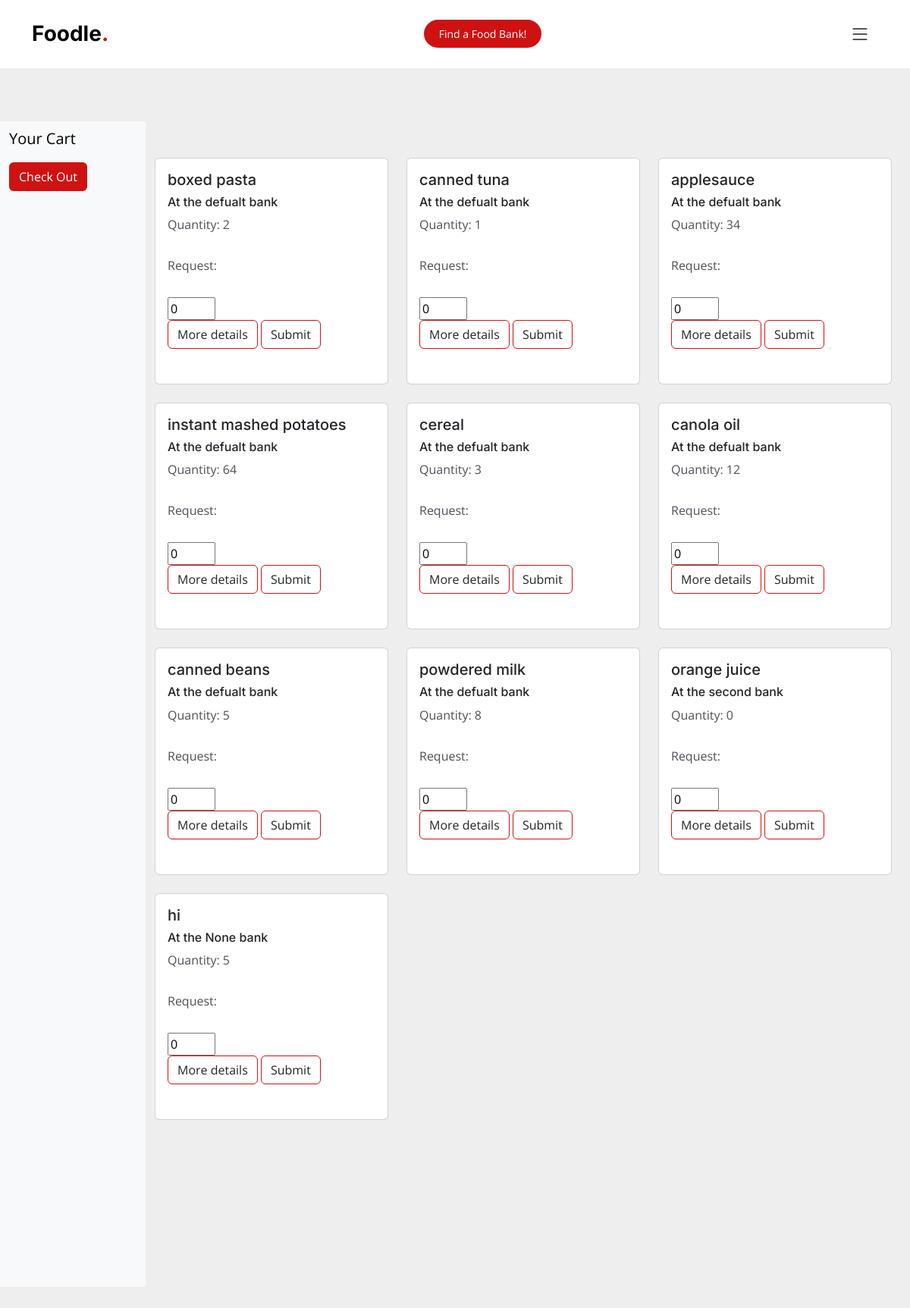
The page /inventory (signed in) on the database its author committed.
### app.py (models this page shows, shortened)
class Inventory(db.Model):
    id= db.Column(db.Integer, primary_key=True)
    name = db.Column(db.String)
    qty = db.Column(db.Integer)
    description = db.Column(db.String(255))
    bank = db.Column(db.String)
    tags = db.Column(db.String(255))
    total_tags = db.Column(db.String(255), default="Vegan|Vegetarian|Gluten-free|Dairy-free|Nut-free|Non-GMO|Sugar-free|Halal|Kosher")

### app.py (the view, shortened to what this page needs)
@app.route('/inventory', methods=["POST","GET"])
@login_required
def inventory():
    all_inventory = Inventory.query.all()
    print(type(all_inventory))
    cart = session.get('cart', [])
    session['cart'] = cart
    return render_template("inventory.html", invent_list=all_inventory, cart=cart)

### app.py (called while the page is built)
@login_manager.user_loader
def load_user(user_id):
    return User.query.get(int(user_id))

### templates/inventory.html (shortened to what this page needs)
{%extends "base.html"%}
{%block content%}
<section id="hero" class="hero d-flex align-items-center section-bg">
<div class="">
  <div class="row vh-100 overflow-auto">
    <div class="col-12 col-sm-3 col-xl-2 px-sm-2 px-0 bg-light d-flex sticky-top">
      <div class="d-flex flex-sm-column flex-row flex-grow-1 align-items-center align-items-sm-start px-3 pt-2 text-clack">
        <a href="/" class="d-flex align-items-center pb-sm-3 mb-md-0 me-md-auto text-black text-decoration-none">
          <span class="fs-5">Your Cart</span>
        </a>
        <ul class="nav nav-pills flex-sm-column flex-row flex-nowrap flex-shrink-1 flex-sm-grow-0 flex-grow-1 mb-sm-auto mb-0 justify-content-center align-items-center align-items-sm-start" id="menu">
          <form action="/inventory" method="POST">
            <li>
              <button type="submit" class="btn" style = "background-color: #ce1212; color: white" name="checkout">Check Out</button>
            </li>
          </form>
        </ul>
      </div>
    </div>
      <div class="col d-flex flex-column h-100">
        <div class="row">
          <div class="row row-cols-1 row-cols-md-3 g-4">
            {%for thing in invent_list%}
            <div class="col">
              <div class="card">
                <form action="/inventory" method="POST">
                <div class="card-body">
                  <h5 class="card-title">{{thing.name}}</h5>
                  <h6>At the {{thing.bank}} bank</h6>
                  <p class="card-text">
                    <label for="qty">Quantity: {{thing.qty}}</label>
                <p>Request:</p>
                <input type="number" id="qty" name="qty" min="0" max="100" step="1" value="0">
                <br>
                <button type="button" class="btn" style="border-color:#ce1212" data-bs-toggle="modal" data-bs-target="#exampleModal{{ loop.index }}">
                  More details
                </button>
                <button type="submit" class="btn" style="border-color:#ce1212"name="food_picked">Submit</button>
                  </p>
                </div>
              </form>
              </div>
            </div>
            {%endfor%}
          </div>
      </div>
  </div>
</div>
</div>
</section>
{%endblock%}

### templates/base.html (shortened to what this page needs)
<!doctype html>
<html lang="en">
  <head>
    <link href="static/assets/vendor/bootstrap/css/bootstrap.min.css" rel="stylesheet">
    <link href="static/assets/vendor/bootstrap-icons/bootstrap-icons.css" rel="stylesheet">
    <link href="static/assets/vendor/aos/aos.css" rel="stylesheet">
    <link href="static/assets/vendor/glightbox/css/glightbox.min.css" rel="stylesheet">
    <link href="static/assets/vendor/swiper/swiper-bundle.min.css" rel="stylesheet">
    <link href="static/assets/css/main.css" rel="stylesheet">
  </head>
  <body>
    <header id="header" class="header fixed-top d-flex align-items-center">
      <div class="container d-flex align-items-center justify-content-between">
        <a href="index.html" class="logo d-flex align-items-center me-auto me-lg-0">
          <h1>Foodle<span>.</span></h1>
        </a>
        <a class="btn-book-a-table" href="/">Find a Food Bank!</a>
        <i class="mobile-nav-toggle mobile-nav-show bi bi-list"></i>
      </div>
    </header>
    {%block content%}
    {%endblock%}
  </body>
</html>

### static/assets/css/main.css (style rules this page uses)
:root { --font-default: "Open Sans", system-ui, -apple-system, "Segoe UI", Roboto, "Helvetica Neue", Arial, "Noto Sans", "Liberation Sans", sans-serif, "Apple Color Emoji", "Segoe UI Emoji", "Segoe UI Symbol", "Noto Color Emoji"; --font-primary: "Amatic SC", sans-serif; --font-secondary: "Inter", sans-serif; }
:root { --color-default: #212529; --color-primary: #ce1212; --color-secondary: #37373f; }
:root { scroll-behavior: smooth; }
body { font-family: var(--font-default); color: var(--color-default); }
a { color: var(--color-primary); text-decoration: none; }
h1, h2, h3, h4, h5, h6 { font-family: var(--font-secondary); }
section { overflow: hidden; padding: 80px 0; scroll-margin-top: 90px; overflow: clip; }
.section-bg { background-color: #eee; }
.header { background: #fff; transition: all 0.5s; z-index: 997; height: 90px; border-bottom: 1px solid #fff; }
.header .logo h1 { font-size: 28px; font-weight: 700; color: #000; margin: 0; font-family: var(--font-secondary); }
.header .logo h1 span { color: var(--color-primary); }
.header .btn-book-a-table, .header .btn-book-a-table:focus { font-size: 14px; color: #fff; background: var(--color-primary); padding: 8px 20px; margin-left: 30px; border-radius: 50px; transition: 0.3s; }
@media (max-width: 1279px) { .mobile-nav-show { color: var(--color-secondary); font-size: 28px; cursor: pointer; line-height: 0; transition: 0.5s; z-index: 9999; margin: 0 10px 0 20px; } }
.hero { width: 100%; background-size: cover; position: relative; min-height: 60vh; padding: 160px 0 60px 0; }
.hero p { color: #4f4f5a; font-weight: 400; margin-bottom: 30px; }

### rows shown on the page
Inventory: name "boxed pasta", bank "defualt", qty "2"
Inventory: name "canned tuna", bank "defualt", qty "1"
Inventory: name "applesauce", bank "defualt", qty "34"
Inventory: name "instant mashed potatoes", bank "defualt", qty "64"
Inventory: name "cereal", bank "defualt", qty "3"
Inventory: name "canola oil", bank "defualt", qty "12"
Inventory: name "canned beans", bank "defualt", qty "5"
Inventory: name "powdered milk", bank "defualt", qty "8"
Inventory: name "orange juice", bank "second", qty "0"
Inventory: name "hi", bank "None", qty "5"
